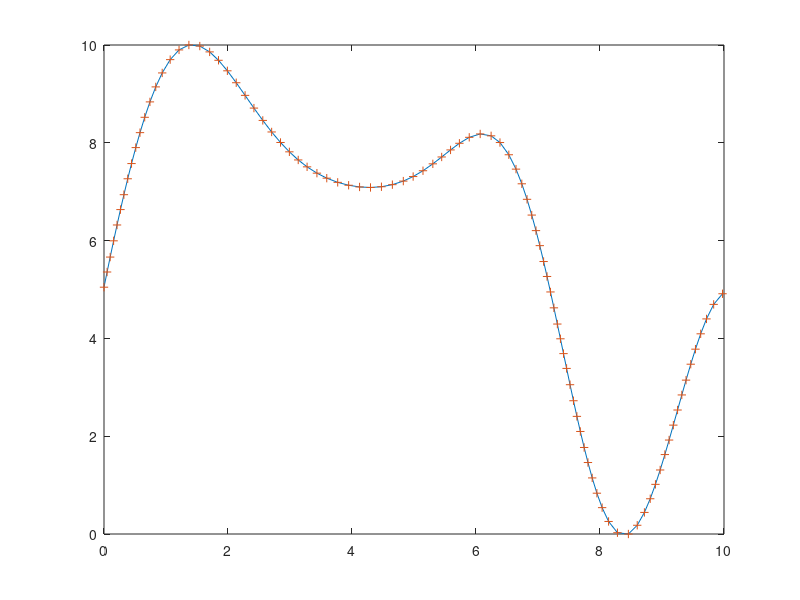

The MATLAB source for this figure:
function [simplefitInputs,simplefitTargets] = create_simplefit()

% Copyright 2007 The MathWorks, Inc.

midd = 0.15;
width = 0.03;

startd = 0.1;
change = 0.9;

mind = midd - width;
maxd = midd + width;

x1 = 2;
y1 = simplefit(x1);
xx = x1;
yy = y1;
while true
  dx = startd;
  while true
    x2 = x1 + dx;
    y2 = simplefit(x2);
    d = sqrt((y2-y1)^2+(x2-x1)^2);
    if (d > maxd)
      dx = dx * change;
    elseif (d < mind)
      dx = dx / change;
    else
      break;
    end
  end
  if x2 > 9, break; end
  x1 = x2;
  y1 = y2;
  xx = [xx x1];
  yy = [yy y1];
end

simplefitInputs = (xx-2) * (10/7);
simplefitTargets = (yy-min(yy))*(10 ./ ((max(yy)-min(yy))));

plot(simplefitInputs,simplefitTargets,simplefitInputs,simplefitTargets,'+');

%%
function y = simplefit(x)

y = -sin(cos(x*0.7)*sqrt(x))*(x-5).^2;
y = (y+17)/2;
